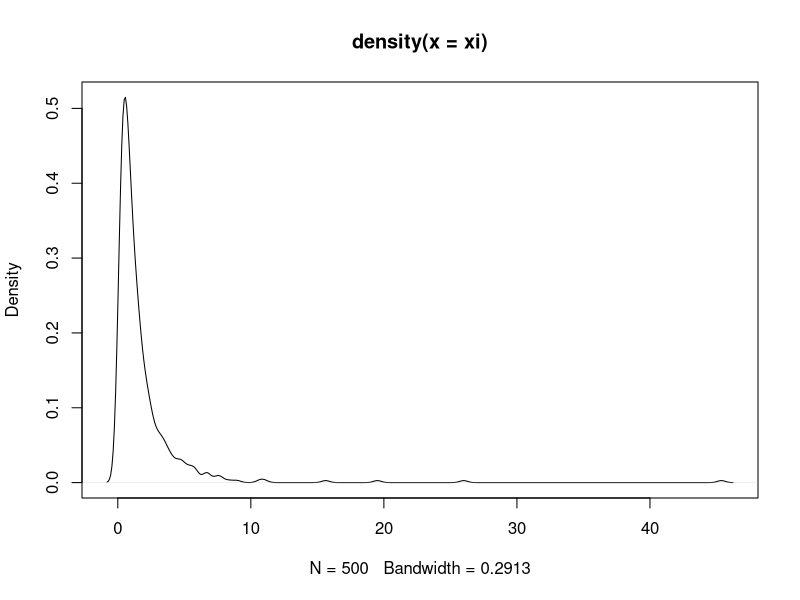

This figure's R source:
## ---- chunk 1
set.seed( 37 )
N <- 500
gen_data <- function( n )
{
  exp( rnorm( n ))
}

xi <- gen_data( N )
plot(density(xi))
## ---- chunk 2
skewness <- function( xi )
{
  n <- length( xi )
  mu_hat <- mean( xi )
  sigma_hat <- sqrt(var(xi))
  sum((xi-mu_hat)^3)/n/sigma_hat^3
  mean(xi)
}

kappa_hat <- skewness( xi )
kappa_hat
## ---- chunk 3
B <- 1000 # sample size
gen_boot <- function( xi )
{
  n <- length( xi )
  boot <- vector( length = B )
  for (i in 1:B)
  {
    s <- sample.int(n, n, replace=TRUE)
    # plug in estimator here
    boot[i] <- skewness( xi[s] )
  }
  boot
}
  
boot <- gen_boot( xi )
## ---- chunk 4
se_hat <- sqrt(var(boot))
se_hat
## ---- chunk 5
alpha <- 1-0.95
## ---- chunk 6
normal_conf_int <- function( kappa_hat, se_hat )
{
  kappa_hat + c(-1,1)*qnorm(1-alpha/2)*se_hat  
}
normal_int <- normal_conf_int( kappa_hat, se_hat )
normal_int
## ---- chunk 7
pivotal_conf_int <- function( kappa_hat, boot )
{
  qs <- quantile(boot, c(1-alpha/2, alpha/2), names=FALSE)
  2*kappa_hat - qs
}
pivotal_int <- pivotal_conf_int( kappa_hat, boot )
pivotal_int
## ---- chunk 8
percentile_conf_int <- function( boot )
{
  qs <- quantile(boot, c(1-alpha/2, alpha/2), names=FALSE)
  c(qs[2], qs[1])
}
percentile_int <- percentile_conf_int( boot )
percentile_int
## ---- chunk 9
skews <- rep(0, B)
for (i in 1:B)
{
  skews[i] <- skewness(gen_data( N ))
}
quantile(skews, c(alpha/2, 1-alpha/2))
